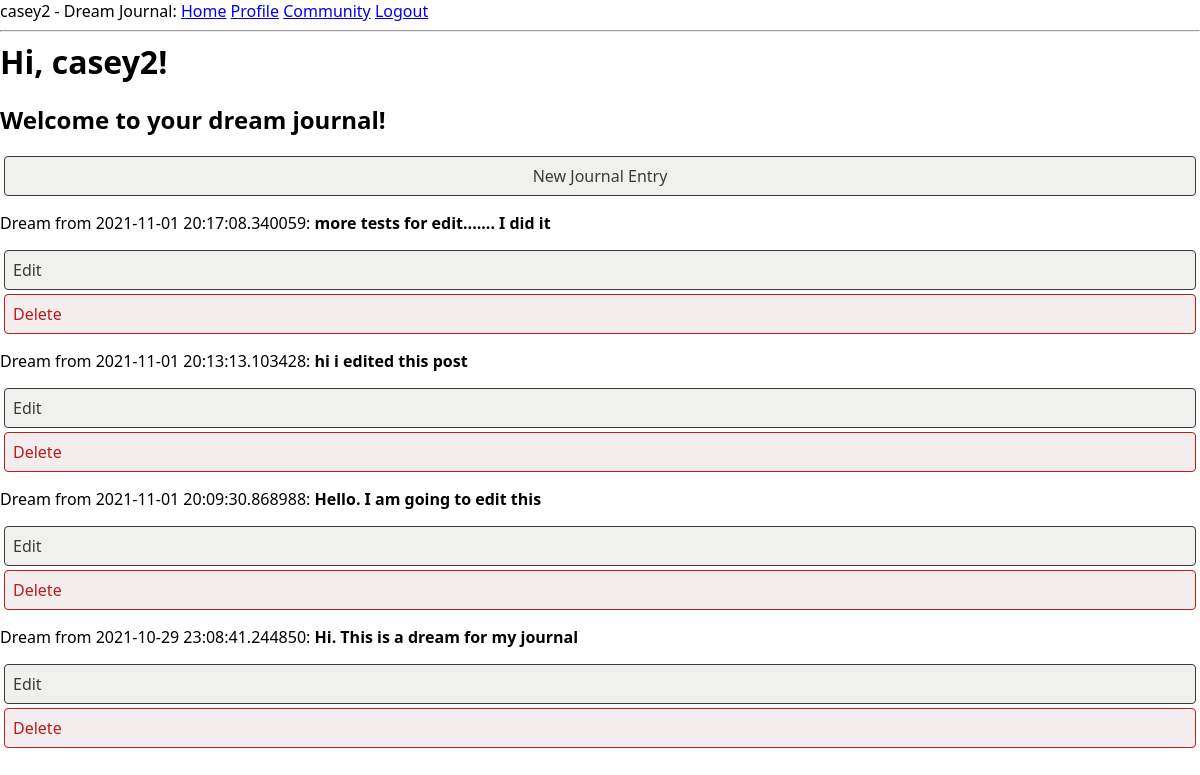
Page /index (signed in) on the committed database.
### app/models.py (models this page shows, shortened)
class User(UserMixin, db.Model):
    id = db.Column(db.Integer, primary_key=True)
    username = db.Column(db.String(64), index=True, unique=True)
    about_me = db.Column(db.String(140))
    email = db.Column(db.String(120), index=True, unique=True)
    password_hash = db.Column(db.String(128))
    posts = db.relationship('Post', backref='author', lazy='dynamic')

class Post(db.Model):
    id = db.Column(db.Integer, primary_key=True)
    body = db.Column(db.String(140))
    timestamp = db.Column(db.DateTime, index=True, default=datetime.utcnow)
    user_id = db.Column(db.Integer, db.ForeignKey('user.id'))

### app/routes.py (the view)
@app.route('/')
@app.route('/index')
@login_required
def index():
    posts = current_user.posts.all()
    return render_template("index.html", title='Home Page', posts=posts)

### app/models.py (called while the page is built)
@login.user_loader
def load_user(id):
    return User.query.get(int(id))

### app/templates/index.html
{% extends "base.html" %}
{% block content %}
    <h1>Hi, {{ current_user.username }}!</h1>
    <h2>Welcome to your dream journal!</h2>
    <a class="action new-note" href="{{ url_for('new_entry') }}">New Journal Entry</a>
    {% for post in posts | reverse %}
    <div><p>Dream from {{ post.timestamp }}: <b>{{ post.body }}</b></p></div>
    <a class="action edit-note" href="{{ url_for('edit_entry', id = post.id) }}">Edit</a>
	<a class="action delete-note" href="{{ url_for('delete_entry', id = post.id) }}">Delete</a>
    {% endfor %}
{% endblock %}

### app/templates/base.html (shortened to what this page needs)
<html>
    <head>
        <link rel="stylesheet" href="{{ url_for('static', filename='style.css') }}">
    </head>
    <body>
        <div>
            {% if current_user.is_anonymous %}
            Dream Journal:
            <a href="{{ url_for('index') }}">Home</a>
            <a href="{{ url_for('login') }}">Login</a>
            {% else %}
            {{ current_user.username }} - Dream Journal:
            <a href="{{ url_for('index') }}">Home</a>
            <a href="{{ url_for('profile_page', id = current_user.id) }}">Profile</a>
            <a href="{{ url_for('community_page') }}">Community</a>
            <a href="{{ url_for('logout') }}">Logout</a>
            {% endif %}
        </div>
        <hr>
        {% block content %}{% endblock %}
    </body>
</html>

### app/static/style.css (style rules this page uses)
* { box-sizing: border-box; }
html, body { margin: initial; padding: initial; font-family: system-ui, -apple-system, sans-serif; }
:root { --note-color-bg: hsla(49, 100%, 80%, 1); --ui-border-color: hsla(0, 0%, 40%, 1); --ui-action-new-fg: hsla(202, 86%, 30%, 1); --ui-action-new-bg: hsla(202, 29%, 94%, 1); --ui-action-neutral-fg: hsla(60, 5%, 22%, 1); --ui-action-neutral-bg: hsla(60, 5%, 94%, 1); --ui-action-warning-fg: hsla(0, 75%, 42%, 1); --ui-action-warning-bg: hsla(0, 20%, 94%, 1); }
a.action, button.action { border-radius: 0.25rem; border: 1px solid currentColor; display: block; font-size: 1rem; margin: 0.25rem; padding: 0.5rem; text-decoration: none; }
h1 { margin: 0; flex: 1 0 auto; }
.action.new-note { background-color: var(--ui-action-new-bg); color: var(--ui-action-new-fg); }
.action.new-note { background-color: var(--ui-action-neutral-bg); color: var(--ui-action-neutral-fg); text-align: center; }
.action.edit-note { background-color: var(--ui-action-neutral-bg); color: var(--ui-action-neutral-fg); }
.action.delete-note { background-color: var(--ui-action-warning-bg); color: var(--ui-action-warning-fg); }

### rows in the picture
User: username "casey2"
Post: timestamp "2021-11-01 20:17:08.340059", body "more tests for edit....... I did it"
Post: timestamp "2021-11-01 20:13:13.103428", body "hi i edited this post"
Post: timestamp "2021-11-01 20:09:30.868988", body "Hello. I am going to edit this"
Post: timestamp "2021-10-29 23:08:41.244850", body "Hi. This is a dream for my journal"
